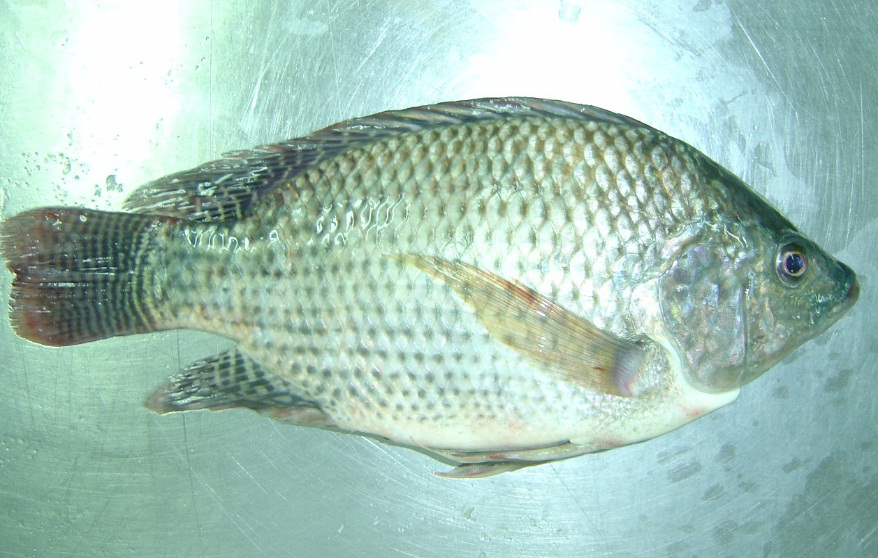
#> input picture attached_assets/generated_images/ảnh cá/01- BLACK TILAPIA.png, 878 x 558 px; its folder holds only this picture in this run
$ python label_images.py   (older library calls are emulated)
#> lines starting #> are read from the running program, lines starting #| are printed output that depends on the picture
from PIL import Image, ImageDraw, ImageFont
import os
import shutil

BASE_DIR = os.path.join(os.path.dirname(__file__), '..', 'attached_assets', 'generated_images', 'ảnh cá')
BACKUP_DIR = os.path.join(os.path.dirname(__file__), '..', 'attached_assets', 'generated_images', 'ảnh cũ')

os.makedirs(BACKUP_DIR, exist_ok=True)

font_path = r"C:\Windows\Fonts\arial.ttf"
if not os.path.exists(font_path):
    font_path = None

for fname in os.listdir(BASE_DIR):
    if not fname.lower().endswith('.png'):
        continue
    src = os.path.join(BASE_DIR, fname)
    # backup
    shutil.copy2(src, os.path.join(BACKUP_DIR, fname))

    # parse number and name from filename like '01- BLACK TILAPIA.png' or '05- POMPANO.png'
    base = os.path.splitext(fname)[0]
    parts = base.split('-', 1)
    if len(parts) == 2:
        num = parts[0].strip()
        name = parts[1].strip()
    else:
        num = ''
        name = base

    im = Image.open(src).convert('RGBA')
    w, h = im.size
#> w = 878; h = 558

    draw = ImageDraw.Draw(im)

    # choose fonts
    try:
        num_font = ImageFont.truetype(font_path, size=max(24, int(h*0.06))) if font_path else ImageFont.load_default()
        name_font = ImageFont.truetype(font_path, size=max(18, int(h*0.045))) if font_path else ImageFont.load_default()
    except Exception:
        num_font = ImageFont.load_default()
        name_font = ImageFont.load_default()

    # measure texts
    num_text = num + '.' if num else ''
    name_text = name
    try:
        bbox_num = draw.textbbox((0, 0), num_text, font=num_font)
#> bbox_num = (0, 2, 14, 10)
        num_w, num_h = bbox_num[2] - bbox_num[0], bbox_num[3] - bbox_num[1]
#> num_w = 14; num_h = 8
        bbox_name = draw.textbbox((0, 0), name_text, font=name_font)
#> bbox_name = (0, 2, 70, 10)
        name_w, name_h = bbox_name[2] - bbox_name[0], bbox_name[3] - bbox_name[1]
#> name_w = 70; name_h = 8
    except Exception:
        # fallback for older Pillow
        num_w, num_h = draw.textsize(num_text, font=num_font)
        name_w, name_h = draw.textsize(name_text, font=name_font)

    padding = 8
    spacing = 6
    rect_w = padding + num_w + spacing + name_w + padding
#> rect_w = 106
    rect_h = padding + max(num_h, name_h) + padding
#> rect_h = 24
    if rect_w > w:
        rect_w = w
    if rect_h > int(h*0.2):
        rect_h = int(h*0.2)

    # draw semi-transparent rectangle
    rect = Image.new('RGBA', (rect_w, rect_h), (0,0,0,150))
    im.paste(rect, (0,0), rect)

    # draw texts in white
    x = padding
    y = padding
    if num_text:
        draw.text((x, y), num_text, font=num_font, fill=(255,255,255,255))
        x += num_w + spacing
#> x = 28
    draw.text((x, y), name_text, font=name_font, fill=(255,255,255,255))

    # save (overwrite)
    im.convert('RGB').save(src, format='PNG')
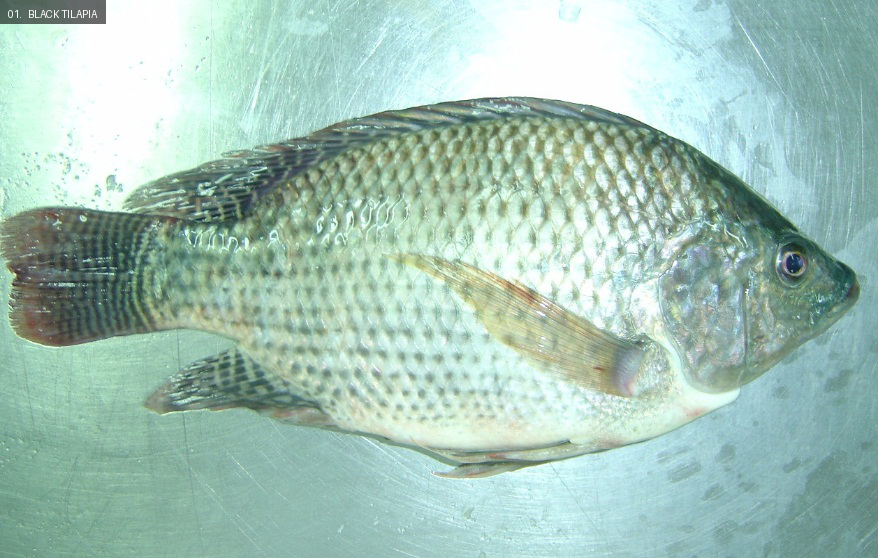
#> saved as 01- BLACK TILAPIA.png: PIL image 878x558 RGB; mean R, G, B 163.7, 195.5, 183.9
    print(f'Processed: {fname}')

print('Done processing all PNGs.')

$ run again, on attached_assets/generated_images/ảnh cá/05- POMPANO.png
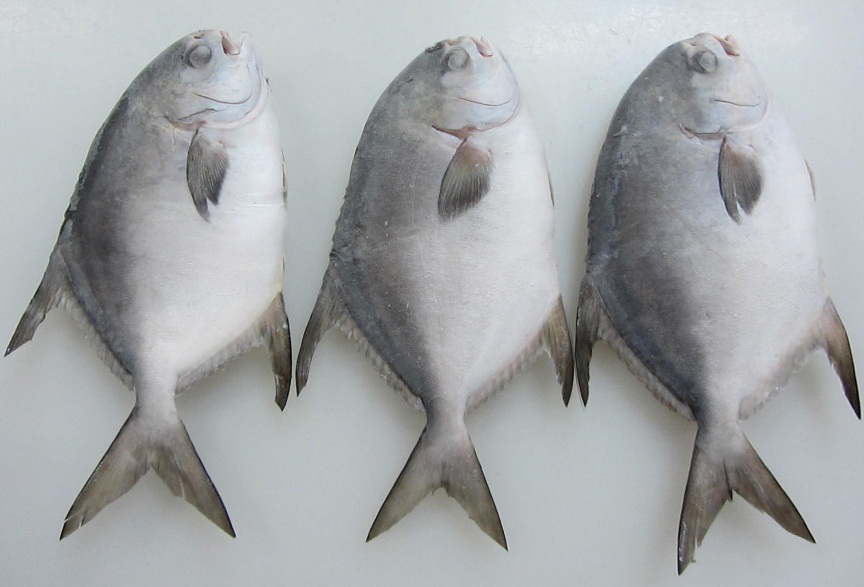
#> input picture attached_assets/generated_images/ảnh cá/05- POMPANO.png, 864 x 587 px
#> bbox_num = (0, 2, 14, 10)
#> num_w = 14; num_h = 8
#> bbox_name = (0, 2, 49, 10)
#> name_w = 49; name_h = 8
#> rect_w = 85
#> rect_h = 24
#> x = 28
#> `im.convert('RGB').save(src, format='PNG')`:
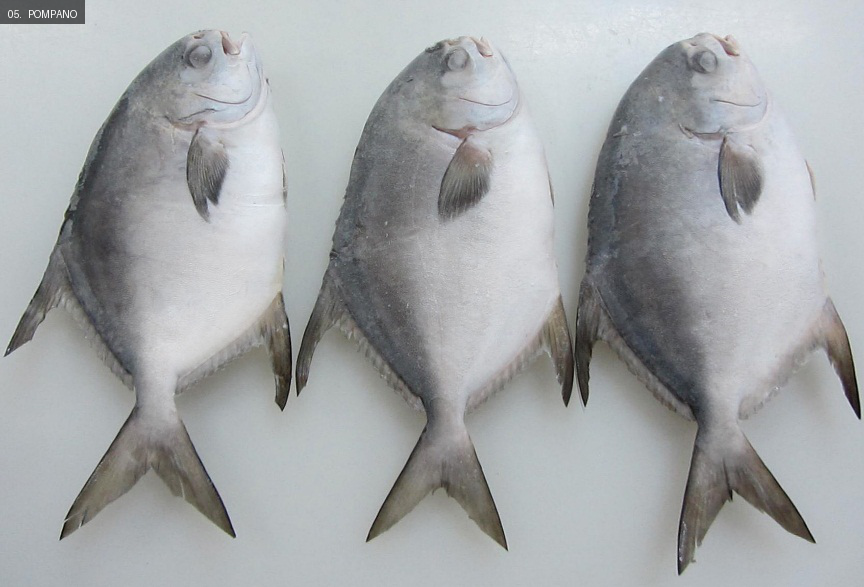
#> saved as 05- POMPANO.png: PIL image 864x587 RGB; mean R, G, B 164.5, 167.4, 169.2

$ run again, on attached_assets/generated_images/ảnh cá/07- YELLOW STRIP TREVALLY.png
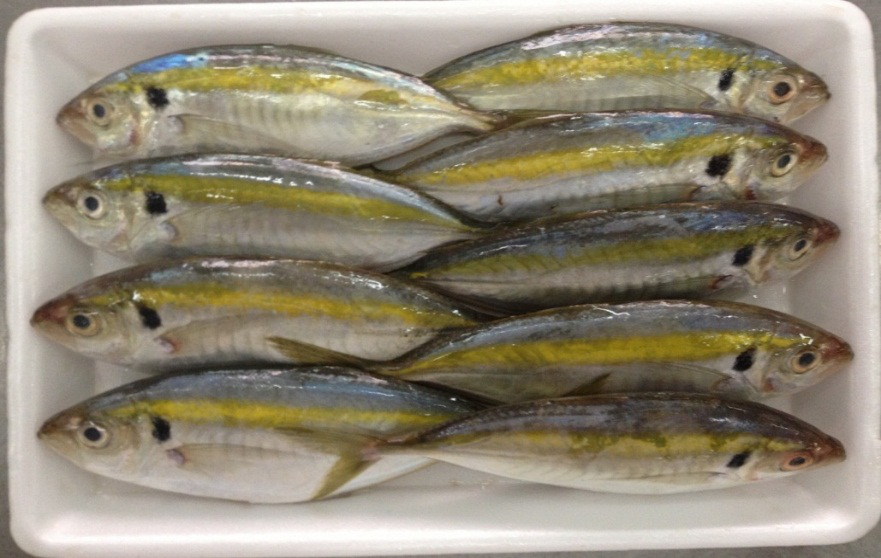
#> input picture attached_assets/generated_images/ảnh cá/07- YELLOW STRIP TREVALLY.png, 881 x 558 px
#> bbox_num = (0, 2, 14, 10)
#> num_w = 14; num_h = 8
#> bbox_name = (0, 2, 121, 10)
#> name_w = 121; name_h = 8
#> rect_w = 157
#> rect_h = 24
#> x = 28
#> `im.convert('RGB').save(src, format='PNG')`:
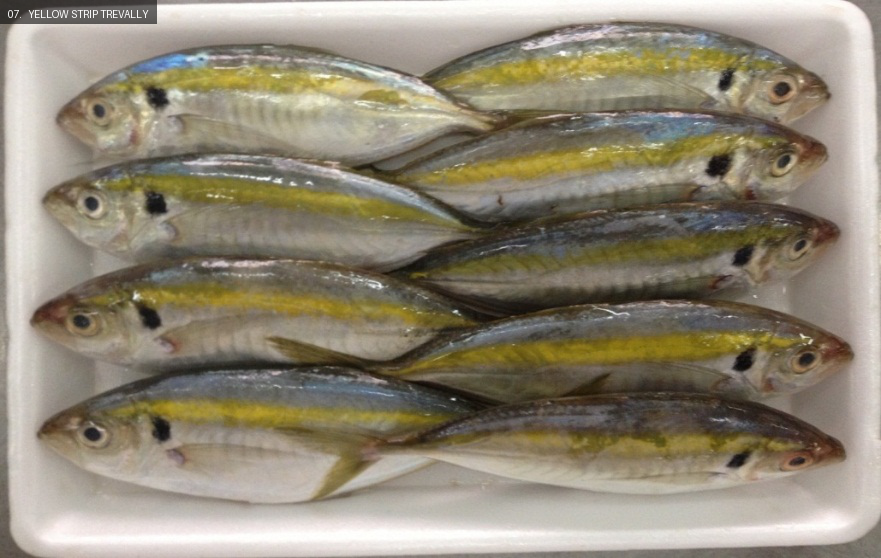
#> saved as 07- YELLOW STRIP TREVALLY.png: PIL image 881x558 RGB; mean R, G, B 145.1, 136.6, 118.6
